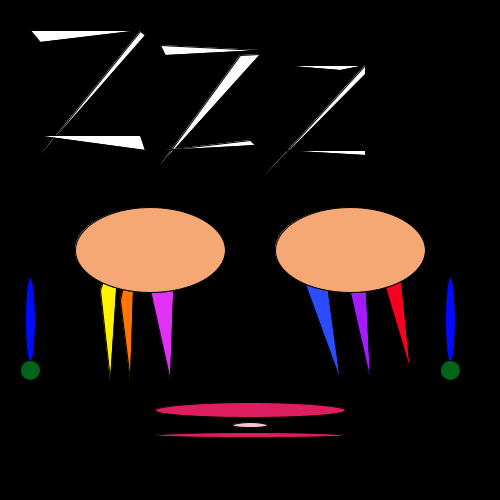
Frame 1 (no input)
Frame 60 (the mouse pressed at the canvas centre just before this capture): identical to frame 1, image omitted
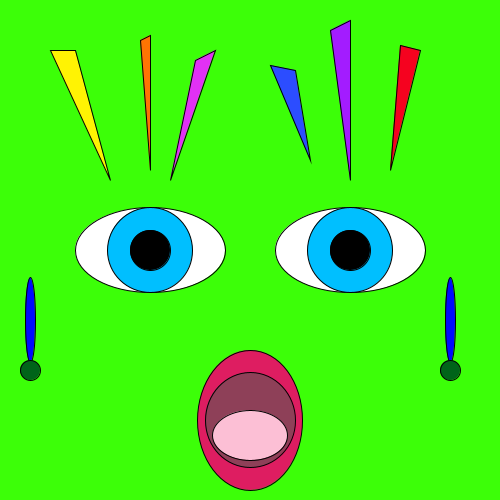
Frame 120 (the mouse held since frame 60 and released just before this capture)

The Processing sketch that drew these frames (run headless with seeded random() and noise(); from frame 60 on, the mouse is pressed at the canvas centre):

// Processing sketch: processing_168781
// ── processing_168781.pde

void setup()  {
 size(500, 500);

}


void draw()   {
  
  if(mousePressed)  {
    background(#3CFF08);
    
  
    
    fill(#FFF303);
  triangle(50, 50, 75, 50, 110, 180); 
  
  fill(#FF7403);
  triangle(140, 40, 150, 35, 150, 170); 
  
  fill(#E131F5);
  triangle(195, 60, 215, 50, 170, 180); 
  
  fill(#2C4DFF);
  triangle(270, 65, 295, 70, 310, 160); 
  
  fill(#A31CFF);
  triangle(330, 30, 350, 20, 350, 180); 
  
  fill(#F5021F);
  triangle(400, 45, 420, 50, 390, 170); 
  
  
  
  fill(#DE1D61);
  ellipse(250, 420, 105, 140); 
 
  fill(#8E4058);
  ellipse(250, 420, 90, 95); 
  
  
  fill(#FCBFD5);
  ellipse(250, 435, 75, 50);
  
  
 stroke(0);
  fill(255);
  ellipse(150, 250, 150, 85);

stroke(0);
  fill(255);
  ellipse(350, 250, 150, 85);
  
  
 stroke(0); 
  fill(0, 191, 255);
  ellipse(150, 250, 85, 85);

stroke(0);
  fill(0, 191, 255);
  ellipse(350, 250, 85, 85);
  
  fill(0);
  ellipse(150, 250, 40, 40);
  
  fill(0);
  ellipse(350, 250, 40, 40);
  
   stroke(0); 
  fill(0, 10, 255);
  ellipse(30, 320, 10, 85);

stroke(0);
fill(0, 100, 25);
  ellipse(30, 370, 20, 20);
  
  stroke(0); 
  fill(0, 10, 255);
  ellipse(450, 320, 10, 85);

stroke(0);
fill(0, 100, 25);
  ellipse(450, 370, 20, 20);
  
 
  }  else  {
    background(0);
    
    fill(#FFFFFF);
  triangle(30, 30, 140, 30, 40, 42); 
  
  fill(#FFFFFF);
  triangle(140, 31, 145, 35, 40, 155); 
  
  fill(#FFFFFF);
  triangle(35, 135, 140, 135, 145, 150); 
  
  
  
  fill(#FFFFFF);
  triangle(160, 45, 260, 50, 165, 55); 
  
  fill(#FFFFFF);
  triangle(240, 55, 260, 54, 160, 165); 
  
  fill(#FFFFFF);
  triangle(165, 150, 250, 140, 255, 145); 
  
  
  fill(#FFFFFF);
  triangle(280, 65, 365, 65, 340, 70); 
  
  fill(#FFFFFF);
  triangle(365, 65, 365, 74, 265, 175); 
  
  fill(#FFFFFF);
  triangle(280, 150, 365, 150, 365, 155); 
  
  
  
  
 
  
    
    
    
    
   
 
       fill(#FFF303);
  triangle(100, 290, 120, 230, 110, 380); 
 
  fill(#FF7403);
  triangle(120, 300, 135, 230, 130, 380); 
  
  fill(#E131F5);
  triangle(150, 290, 175, 240, 170, 380); 
  
  fill(#2C4DFF);
  triangle(300, 270, 325, 270, 340, 380); 
  
  fill(#A31CFF);
  triangle(345, 270, 365, 270, 370, 380); 
  
  fill(#F5021F);
  triangle(380, 270, 400, 270, 410, 370); 
  
  
  
  stroke(0);
  fill(#DE1D61);
  ellipse(250, 410, 190, 15); 
 
 
 stroke(0);
  fill(#000000);
  ellipse(250, 420, 190, 5); 
  
  
  stroke(0);
   fill(#DE1D61);
  ellipse(250, 435, 190, 5); 
  
  stroke(0);
  fill(#FCBFD5);
  ellipse(250, 425, 35, 5);
  
  
  
 stroke(0);
  fill(255);
  ellipse(150, 250, 150, 85);

stroke(0);
  fill(255);
  ellipse(350, 250, 150, 85);
  
  
  
  
  
  
 stroke(0); 
  fill(0, 10, 255);
  ellipse(30, 320, 10, 85);

stroke(0);
fill(0, 100, 25);
  ellipse(30, 370, 20, 20);
  
  stroke(0); 
  fill(0, 10, 255);
  ellipse(450, 320, 10, 85);

stroke(0);
fill(0, 100, 25);
  ellipse(450, 370, 20, 20);
 
  
  
 stroke(0);
  fill(0);
  ellipse(350, 250, 40, 40); 
    
    stroke(1);
  fill(#F5A874);
  ellipse(150, 250, 150, 85);

stroke(0);
  fill(#F5A874);
  ellipse(350, 250, 150, 85);
   
}
}
